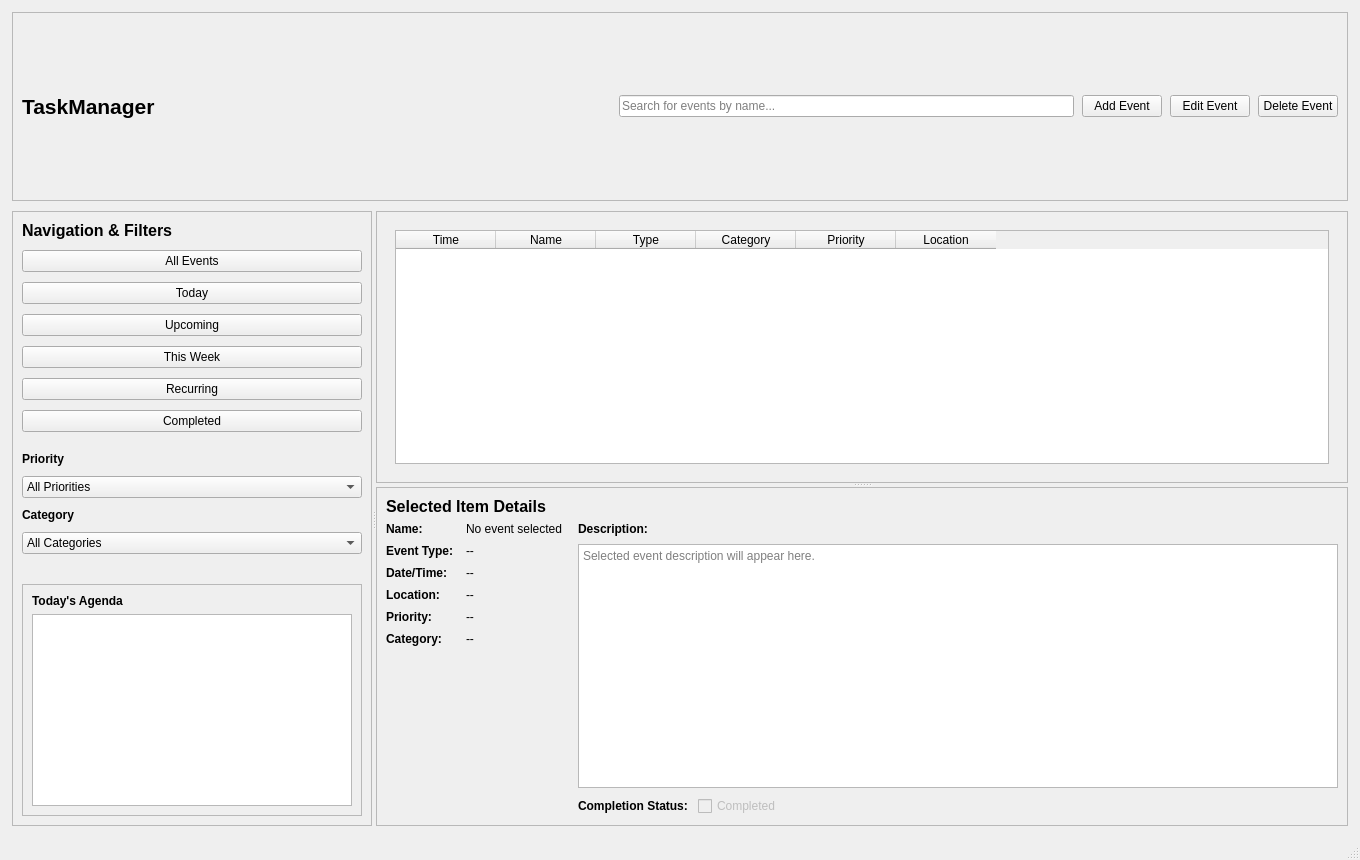
<?xml version="1.0" encoding="UTF-8"?>
<ui version="4.0">
 <class>MainWindow</class>
 <widget class="QMainWindow" name="MainWindow">
  <property name="geometry">
   <rect>
    <x>0</x>
    <y>0</y>
    <width>1360</width>
    <height>860</height>
   </rect>
  </property>
  <property name="windowTitle">
   <string>TaskManager</string>
  </property>
  <widget class="QWidget" name="centralwidget">
   <layout class="QVBoxLayout" name="rootLayout">
    <property name="spacing">
     <number>10</number>
    </property>
    <property name="leftMargin">
     <number>12</number>
    </property>
    <property name="topMargin">
     <number>12</number>
    </property>
    <property name="rightMargin">
     <number>12</number>
    </property>
    <property name="bottomMargin">
     <number>12</number>
    </property>
    <item>
     <widget class="QFrame" name="topBarFrame">
      <property name="frameShape">
       <enum>QFrame::Shape::StyledPanel</enum>
      </property>
      <layout class="QHBoxLayout" name="topBarLayout">
       <property name="spacing">
        <number>8</number>
       </property>
       <item>
        <widget class="QLabel" name="appTitleLabel">
         <property name="font">
          <font>
           <pointsize>16</pointsize>
           <bold>true</bold>
          </font>
         </property>
         <property name="text">
          <string>TaskManager</string>
         </property>
        </widget>
       </item>
       <item>
        <spacer name="titleSpacer">
         <property name="orientation">
          <enum>Qt::Orientation::Horizontal</enum>
         </property>
         <property name="sizeHint" stdset="0">
          <size>
           <width>60</width>
           <height>20</height>
          </size>
         </property>
        </spacer>
       </item>
       <item>
        <widget class="QLineEdit" name="searchLineEdit">
         <property name="minimumSize">
          <size>
           <width>280</width>
           <height>0</height>
          </size>
         </property>
         <property name="placeholderText">
          <string>Search for events by name...</string>
         </property>
        </widget>
       </item>
       <item>
        <widget class="QPushButton" name="addEventButton">
         <property name="text">
          <string>Add Event</string>
         </property>
        </widget>
       </item>
       <item>
        <widget class="QPushButton" name="editEventButton">
         <property name="text">
          <string>Edit Event</string>
         </property>
        </widget>
       </item>
       <item>
        <widget class="QPushButton" name="deleteEventButton">
         <property name="text">
          <string>Delete Event</string>
         </property>
        </widget>
       </item>
      </layout>
     </widget>
    </item>
    <item>
     <widget class="QSplitter" name="mainHorizontalSplitter">
      <property name="orientation">
       <enum>Qt::Orientation::Horizontal</enum>
      </property>
      <widget class="QFrame" name="sidebarFrame">
       <property name="minimumSize">
        <size>
         <width>200</width>
         <height>0</height>
        </size>
       </property>
       <property name="maximumSize">
        <size>
         <width>360</width>
         <height>16777215</height>
        </size>
       </property>
       <property name="frameShape">
        <enum>QFrame::Shape::StyledPanel</enum>
       </property>
       <layout class="QVBoxLayout" name="sidebarLayout">
        <property name="spacing">
         <number>10</number>
        </property>
        <item>
         <widget class="QLabel" name="sidebarTitleLabel">
          <property name="font">
           <font>
            <pointsize>12</pointsize>
            <bold>true</bold>
           </font>
          </property>
          <property name="text">
           <string>Navigation &amp; Filters</string>
          </property>
         </widget>
        </item>
        <item>
         <widget class="QPushButton" name="allEventsButton">
          <property name="text">
           <string>All Events</string>
          </property>
          <property name="checkable">
           <bool>true</bool>
          </property>
          <property name="autoExclusive">
           <bool>true</bool>
          </property>
         </widget>
        </item>
        <item>
         <widget class="QPushButton" name="todayButton">
          <property name="text">
           <string>Today</string>
          </property>
          <property name="checkable">
           <bool>true</bool>
          </property>
          <property name="autoExclusive">
           <bool>true</bool>
          </property>
         </widget>
        </item>
        <item>
         <widget class="QPushButton" name="upcomingButton">
          <property name="text">
           <string>Upcoming</string>
          </property>
          <property name="checkable">
           <bool>true</bool>
          </property>
          <property name="autoExclusive">
           <bool>true</bool>
          </property>
         </widget>
        </item>
        <item>
         <widget class="QPushButton" name="thisWeekButton">
          <property name="text">
           <string>This Week</string>
          </property>
          <property name="checkable">
           <bool>true</bool>
          </property>
          <property name="autoExclusive">
           <bool>true</bool>
          </property>
         </widget>
        </item>
        <item>
         <widget class="QPushButton" name="recurringButton">
          <property name="text">
           <string>Recurring</string>
          </property>
          <property name="checkable">
           <bool>true</bool>
          </property>
          <property name="autoExclusive">
           <bool>true</bool>
          </property>
         </widget>
        </item>
        <item>
         <widget class="QPushButton" name="completedButton">
          <property name="text">
           <string>Completed</string>
          </property>
          <property name="checkable">
           <bool>true</bool>
          </property>
          <property name="autoExclusive">
           <bool>true</bool>
          </property>
         </widget>
        </item>
        <item>
         <spacer name="sidebarSpacerTop">
          <property name="orientation">
           <enum>Qt::Orientation::Vertical</enum>
          </property>
          <property name="sizeHint" stdset="0">
           <size>
            <width>20</width>
            <height>10</height>
           </size>
          </property>
         </spacer>
        </item>
        <item>
         <widget class="QLabel" name="priorityFilterLabel">
          <property name="font">
           <font>
            <bold>true</bold>
           </font>
          </property>
          <property name="text">
           <string>Priority</string>
          </property>
         </widget>
        </item>
        <item>
         <widget class="QComboBox" name="priorityFilterComboBox">
          <item>
           <property name="text">
            <string>All Priorities</string>
           </property>
          </item>
          <item>
           <property name="text">
            <string>Very Low</string>
           </property>
          </item>
          <item>
           <property name="text">
            <string>Low</string>
           </property>
          </item>
          <item>
           <property name="text">
            <string>Medium</string>
           </property>
          </item>
          <item>
           <property name="text">
            <string>High</string>
           </property>
          </item>
          <item>
           <property name="text">
            <string>Very High</string>
           </property>
          </item>
         </widget>
        </item>
        <item>
         <widget class="QLabel" name="categoryFilterLabel">
          <property name="font">
           <font>
            <bold>true</bold>
           </font>
          </property>
          <property name="text">
           <string>Category</string>
          </property>
         </widget>
        </item>
        <item>
         <widget class="QComboBox" name="categoryFilterComboBox">
          <item>
           <property name="text">
            <string>All Categories</string>
           </property>
          </item>
         </widget>
        </item>
        <item>
         <spacer name="sidebarSpacerBottom">
          <property name="orientation">
           <enum>Qt::Orientation::Vertical</enum>
          </property>
          <property name="sizeHint" stdset="0">
           <size>
            <width>20</width>
            <height>20</height>
           </size>
          </property>
         </spacer>
        </item>
        <item>
         <widget class="QFrame" name="tasksRailFrame">
          <property name="frameShape">
           <enum>QFrame::Shape::StyledPanel</enum>
          </property>
          <layout class="QVBoxLayout" name="tasksRailLayout">
           <item>
            <widget class="QLabel" name="tasksTitleLabel">
             <property name="font">
              <font>
               <bold>true</bold>
              </font>
             </property>
             <property name="text">
              <string>Today's Agenda</string>
             </property>
            </widget>
           </item>
           <item>
            <widget class="QListWidget" name="tasksListWidget">
             <property name="minimumSize">
              <size>
               <width>0</width>
               <height>160</height>
              </size>
             </property>
             <property name="maximumSize">
              <size>
               <width>16777215</width>
               <height>260</height>
              </size>
             </property>
             <property name="horizontalScrollBarPolicy">
              <enum>Qt::ScrollBarPolicy::ScrollBarAlwaysOff</enum>
             </property>
             <property name="alternatingRowColors">
              <bool>true</bool>
             </property>
             <property name="selectionMode">
              <enum>QAbstractItemView::SelectionMode::SingleSelection</enum>
             </property>
             <property name="verticalScrollMode">
              <enum>QAbstractItemView::ScrollMode::ScrollPerPixel</enum>
             </property>
             <property name="uniformItemSizes">
              <bool>false</bool>
             </property>
             <property name="wordWrap">
              <bool>true</bool>
             </property>
            </widget>
           </item>
          </layout>
         </widget>
        </item>
       </layout>
      </widget>
      <widget class="QSplitter" name="contentVerticalSplitter">
       <property name="orientation">
        <enum>Qt::Orientation::Vertical</enum>
       </property>
       <widget class="QFrame" name="mainContentFrame">
        <property name="frameShape">
         <enum>QFrame::Shape::StyledPanel</enum>
        </property>
        <layout class="QVBoxLayout" name="mainContentLayout">
         <item>
          <widget class="QStackedWidget" name="mainStackedWidget">
           <property name="currentIndex">
            <number>0</number>
           </property>
           <widget class="QWidget" name="listPage">
            <layout class="QVBoxLayout" name="listPageLayout">
             <item>
              <widget class="QTableWidget" name="eventTableWidget">
               <property name="editTriggers">
                <set>QAbstractItemView::EditTrigger::NoEditTriggers</set>
               </property>
               <property name="alternatingRowColors">
                <bool>true</bool>
               </property>
               <property name="selectionMode">
                <enum>QAbstractItemView::SelectionMode::SingleSelection</enum>
               </property>
               <property name="selectionBehavior">
                <enum>QAbstractItemView::SelectionBehavior::SelectRows</enum>
               </property>
               <column>
                <property name="text">
                 <string>Time</string>
                </property>
               </column>
               <column>
                <property name="text">
                 <string>Name</string>
                </property>
               </column>
               <column>
                <property name="text">
                 <string>Type</string>
                </property>
               </column>
               <column>
                <property name="text">
                 <string>Category</string>
                </property>
               </column>
               <column>
                <property name="text">
                 <string>Priority</string>
                </property>
               </column>
               <column>
                <property name="text">
                 <string>Location</string>
                </property>
               </column>
              </widget>
             </item>
            </layout>
           </widget>
          </widget>
         </item>
        </layout>
       </widget>
       <widget class="QFrame" name="detailsFrame">
        <property name="minimumSize">
         <size>
          <width>0</width>
          <height>240</height>
         </size>
        </property>
        <property name="frameShape">
         <enum>QFrame::Shape::StyledPanel</enum>
        </property>
        <layout class="QVBoxLayout" name="detailsLayout">
         <item>
          <widget class="QLabel" name="detailsTitleLabel">
           <property name="font">
            <font>
             <pointsize>12</pointsize>
             <bold>true</bold>
            </font>
           </property>
           <property name="text">
            <string>Selected Item Details</string>
           </property>
          </widget>
         </item>
         <item>
          <layout class="QHBoxLayout" name="detailsContentLayout">
           <property name="spacing">
            <number>16</number>
           </property>
           <item>
            <layout class="QVBoxLayout" name="detailOverviewLayout">
             <property name="spacing">
              <number>6</number>
             </property>
             <property name="leftMargin">
              <number>0</number>
             </property>
             <property name="topMargin">
              <number>0</number>
             </property>
             <property name="rightMargin">
              <number>0</number>
             </property>
             <property name="bottomMargin">
              <number>0</number>
             </property>
             <item>
              <layout class="QGridLayout" name="detailsGridLayout">
               <property name="horizontalSpacing">
                <number>12</number>
               </property>
               <property name="verticalSpacing">
                <number>8</number>
               </property>
               <item row="0" column="0">
                <widget class="QLabel" name="detailNameTitleLabel">
                 <property name="font">
                  <font>
                   <bold>true</bold>
                  </font>
                 </property>
                 <property name="text">
                  <string>Name:</string>
                 </property>
                </widget>
               </item>
               <item row="0" column="1">
                <widget class="QLabel" name="detailNameValueLabel">
                 <property name="text">
                  <string>No event selected</string>
                 </property>
                </widget>
               </item>
               <item row="1" column="0">
                <widget class="QLabel" name="detailTypeTitleLabel">
                 <property name="font">
                  <font>
                   <bold>true</bold>
                  </font>
                 </property>
                 <property name="text">
                  <string>Event Type:</string>
                 </property>
                </widget>
               </item>
               <item row="1" column="1">
                <widget class="QLabel" name="detailTypeValueLabel">
                 <property name="text">
                  <string>--</string>
                 </property>
                </widget>
               </item>
               <item row="2" column="0">
                <widget class="QLabel" name="detailDateTitleLabel">
                 <property name="font">
                  <font>
                   <bold>true</bold>
                  </font>
                 </property>
                 <property name="text">
                  <string>Date/Time:</string>
                 </property>
                </widget>
               </item>
               <item row="2" column="1">
                <widget class="QLabel" name="detailDateValueLabel">
                 <property name="text">
                  <string>--</string>
                 </property>
                </widget>
               </item>
               <item row="3" column="0">
                <widget class="QLabel" name="detailLocationTitleLabel">
                 <property name="font">
                  <font>
                   <bold>true</bold>
                  </font>
                 </property>
                 <property name="text">
                  <string>Location:</string>
                 </property>
                </widget>
               </item>
               <item row="3" column="1">
                <widget class="QLabel" name="detailLocationValueLabel">
                 <property name="text">
                  <string>--</string>
                 </property>
                </widget>
               </item>
               <item row="4" column="0">
                <widget class="QLabel" name="detailPriorityTitleLabel">
                 <property name="font">
                  <font>
                   <bold>true</bold>
                  </font>
                 </property>
                 <property name="text">
                  <string>Priority:</string>
                 </property>
                </widget>
               </item>
               <item row="4" column="1">
                <widget class="QLabel" name="detailPriorityValueLabel">
                 <property name="text">
                  <string>--</string>
                 </property>
                </widget>
               </item>
               <item row="5" column="0">
                <widget class="QLabel" name="detailCategoryTitleLabel">
                 <property name="font">
                  <font>
                   <bold>true</bold>
                  </font>
                 </property>
                 <property name="text">
                  <string>Category:</string>
                 </property>
                </widget>
               </item>
               <item row="5" column="1">
                <widget class="QLabel" name="detailCategoryValueLabel">
                 <property name="text">
                  <string>--</string>
                 </property>
                </widget>
               </item>
              </layout>
             </item>
             <item>
              <spacer name="overviewVerticalSpacer">
               <property name="orientation">
                <enum>Qt::Orientation::Vertical</enum>
               </property>
               <property name="sizeHint" stdset="0">
                <size>
                 <width>20</width>
                 <height>20</height>
                </size>
               </property>
              </spacer>
             </item>
            </layout>
           </item>
           <item>
            <layout class="QVBoxLayout" name="detailDescriptionLayout">
             <property name="spacing">
              <number>8</number>
             </property>
             <property name="leftMargin">
              <number>0</number>
             </property>
             <property name="topMargin">
              <number>0</number>
             </property>
             <property name="rightMargin">
              <number>0</number>
             </property>
             <property name="bottomMargin">
              <number>0</number>
             </property>
             <item>
              <widget class="QLabel" name="detailDescriptionTitleLabel">
               <property name="font">
                <font>
                 <bold>true</bold>
                </font>
               </property>
               <property name="text">
                <string>Description:</string>
               </property>
              </widget>
             </item>
             <item>
              <widget class="QTextEdit" name="detailDescriptionTextEdit">
               <property name="readOnly">
                <bool>true</bool>
               </property>
               <property name="placeholderText">
                <string>Selected event description will appear here.</string>
               </property>
              </widget>
             </item>
             <item>
              <layout class="QHBoxLayout" name="detailCompletionRowLayout">
               <property name="spacing">
                <number>10</number>
               </property>
               <item>
                <widget class="QLabel" name="detailCompletionTitleLabel">
                 <property name="font">
                  <font>
                   <bold>true</bold>
                  </font>
                 </property>
                 <property name="text">
                  <string>Completion Status:</string>
                 </property>
                </widget>
               </item>
               <item>
                <widget class="QCheckBox" name="completeEventCheckBox">
                 <property name="enabled">
                  <bool>false</bool>
                 </property>
                 <property name="text">
                  <string>Completed</string>
                 </property>
                </widget>
               </item>
               <item>
                <spacer name="detailCompletionSpacer">
                 <property name="orientation">
                  <enum>Qt::Orientation::Horizontal</enum>
                 </property>
                 <property name="sizeHint" stdset="0">
                  <size>
                   <width>40</width>
                   <height>20</height>
                  </size>
                 </property>
                </spacer>
               </item>
              </layout>
             </item>
            </layout>
           </item>
          </layout>
         </item>
        </layout>
       </widget>
      </widget>
     </widget>
    </item>
   </layout>
  </widget>
  <widget class="QMenuBar" name="menubar">
   <property name="geometry">
    <rect>
     <x>0</x>
     <y>0</y>
     <width>1360</width>
     <height>21</height>
    </rect>
   </property>
  </widget>
  <widget class="QStatusBar" name="statusbar"/>
 </widget>
 <resources/>
 <connections/>
</ui>
